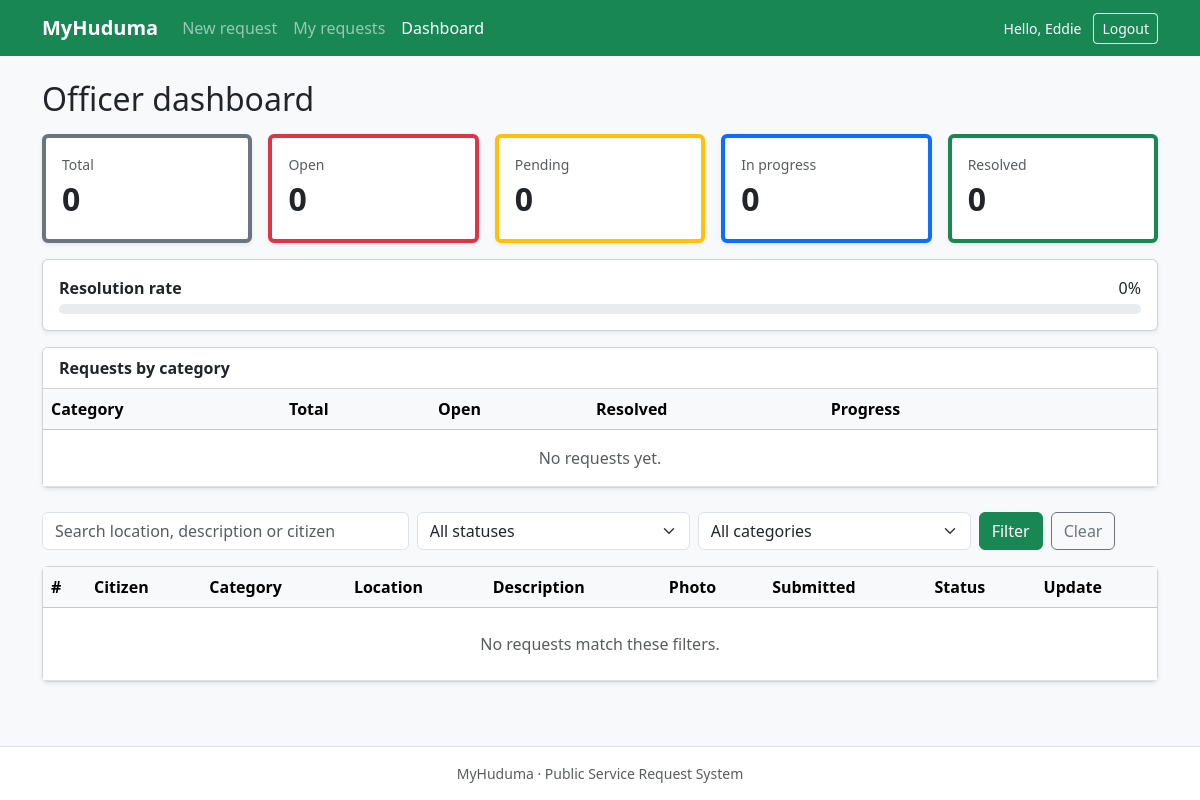
Before: /dashboard/ (signed in) with the older database file.
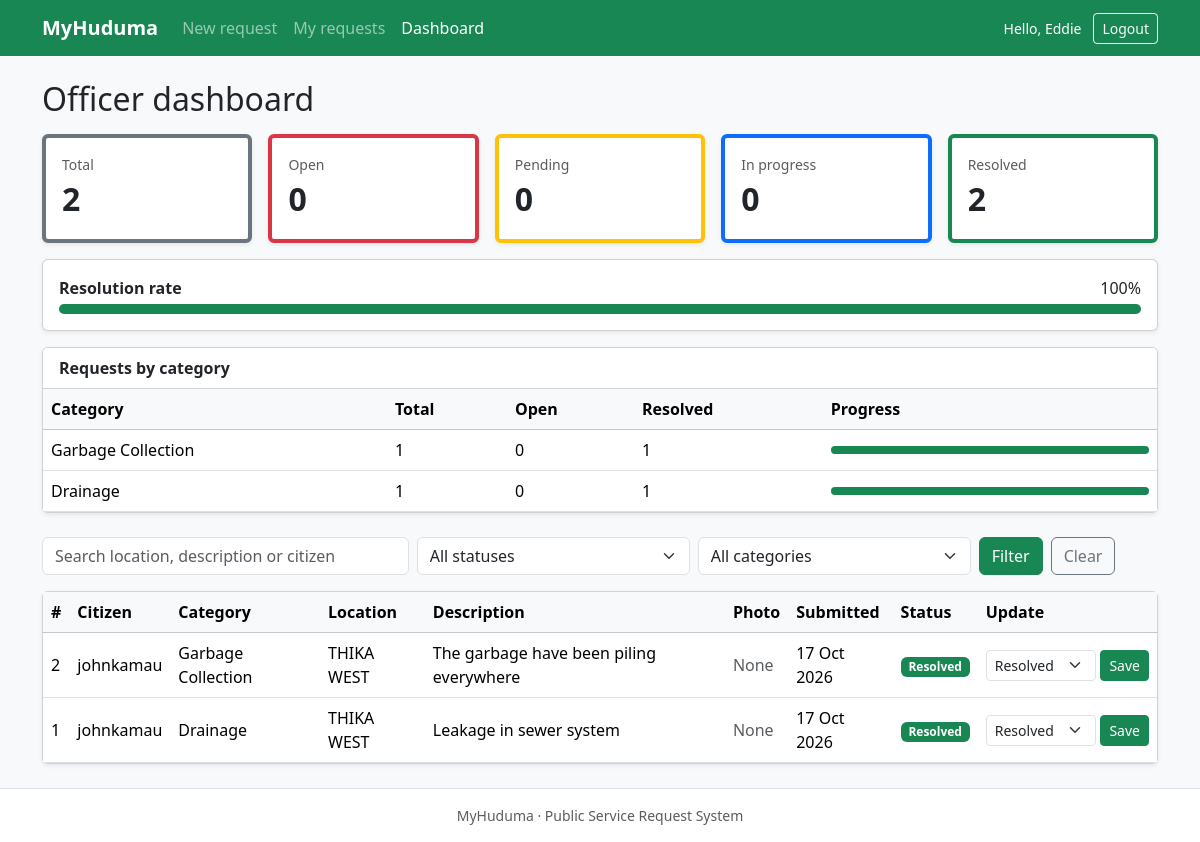
After: the same page with the newer database file.
### requests_app/models.py (models this page shows, shortened)
class Category(models.Model):
    name = models.CharField(max_length=100, unique=True)
    class Meta:
        verbose_name_plural = "categories"
        ordering = ["name"]

class ServiceRequest(models.Model):
    class Status(models.TextChoices):
        PENDING = "PENDING", "Pending"
        IN_PROGRESS = "IN_PROGRESS", "In Progress"
        RESOLVED = "RESOLVED", "Resolved"
    citizen = models.ForeignKey(
        settings.AUTH_USER_MODEL,
        on_delete=models.CASCADE,
        related_name="requests",
    )
    category = models.ForeignKey(
        Category,
        on_delete=models.PROTECT,
        related_name="requests",
    )
    location = models.CharField(max_length=200)
    description = models.TextField()
    image = models.ImageField(upload_to="request_images/", blank=True, null=True)
    status = models.CharField(
        max_length=20,
        choices=Status.choices,
        default=Status.PENDING,
    )
    created_at = models.DateTimeField(auto_now_add=True)
    updated_at = models.DateTimeField(auto_now=True)
    class Meta:
        ordering = ["-created_at"]
    @property
    def status_badge_class(self):
        return {
            self.Status.PENDING: "bg-warning text-dark",
            self.Status.IN_PROGRESS: "bg-primary",
            self.Status.RESOLVED: "bg-success",
        }.get(self.status, "bg-secondary")

### requests_app/views.py (the view)
# urls.py: path("dashboard/", views.dashboard, name="dashboard"),
@staff_required
def dashboard(request):
    service_requests = ServiceRequest.objects.select_related("category", "citizen")
    search_query = request.GET.get("q", "").strip()
    selected_status = request.GET.get("status", "")
    selected_category = request.GET.get("category", "")
    if search_query:
        service_requests = service_requests.filter(
            Q(location__icontains=search_query)
            | Q(description__icontains=search_query)
            | Q(citizen__username__icontains=search_query)
        )
    if selected_status in ServiceRequest.Status.values:
        service_requests = service_requests.filter(status=selected_status)
    if selected_category.isdigit():
        service_requests = service_requests.filter(category_id=selected_category)
    paginator = Paginator(service_requests, DASHBOARD_PAGE_SIZE)
    page_obj = paginator.get_page(request.GET.get("page"))
    params = request.GET.copy()
    params.pop("page", None)
    context = {
        "page_obj": page_obj,
        "query_string": params.urlencode(),
        "categories": Category.objects.all(),
        "status_choices": ServiceRequest.Status.choices,
        "search_query": search_query,
        "selected_status": selected_status,
        "selected_category": selected_category,
        "stats": get_request_stats(),
        "category_breakdown": get_category_breakdown(),
    }
    return render(request, "requests_app/dashboard.html", context)

### requests_app/analytics.py (called while the page is built)
def get_request_stats():
    stats = ServiceRequest.objects.aggregate(
        total=Count("id"),
        pending=Count("id", filter=Q(status=Status.PENDING)),
        in_progress=Count("id", filter=Q(status=Status.IN_PROGRESS)),
        resolved=Count("id", filter=Q(status=Status.RESOLVED)),
    )
    stats["open"] = stats["pending"] + stats["in_progress"]
    stats["resolution_rate"] = (
        round(stats["resolved"] / stats["total"] * 100) if stats["total"] else 0
    )
    return stats

def get_category_breakdown():
    return (
        Category.objects.annotate(
            total=Count("requests"),
            open_count=Count(
                "requests",
                filter=Q(requests__status__in=[Status.PENDING, Status.IN_PROGRESS]),
            ),
            resolved_count=Count(
                "requests",
                filter=Q(requests__status=Status.RESOLVED),
            ),
        )
        .filter(total__gt=0)
        .order_by("-total")
    )

### requests_app/templates/requests_app/dashboard.html (shortened to what this page needs)
{% extends "requests_app/base.html" %}
{% block content %}
<h2 class="mb-3">Officer dashboard</h2>
<div class="row g-3 mb-3">
  <div class="col-6 col-md">
    <div class="card shadow-sm h-100 border-start border-4 border-secondary">
      <div class="card-body">
        <div class="text-muted small">Total</div>
        <div class="fs-2 fw-bold">{{ stats.total }}</div>
      </div>
    </div>
  </div>
  <div class="col-6 col-md">
    <div class="card shadow-sm h-100 border-start border-4 border-danger">
      <div class="card-body">
        <div class="text-muted small">Open</div>
        <div class="fs-2 fw-bold">{{ stats.open }}</div>
      </div>
    </div>
  </div>
  <div class="col-6 col-md">
    <div class="card shadow-sm h-100 border-start border-4 border-warning">
      <div class="card-body">
        <div class="text-muted small">Pending</div>
        <div class="fs-2 fw-bold">{{ stats.pending }}</div>
      </div>
    </div>
  </div>
  <div class="col-6 col-md">
    <div class="card shadow-sm h-100 border-start border-4 border-primary">
      <div class="card-body">
        <div class="text-muted small">In progress</div>
        <div class="fs-2 fw-bold">{{ stats.in_progress }}</div>
      </div>
    </div>
  </div>
  <div class="col-6 col-md">
    <div class="card shadow-sm h-100 border-start border-4 border-success">
      <div class="card-body">
        <div class="text-muted small">Resolved</div>
        <div class="fs-2 fw-bold">{{ stats.resolved }}</div>
      </div>
    </div>
  </div>
</div>
<div class="card shadow-sm mb-3">
  <div class="card-body">
    <div class="d-flex justify-content-between mb-1">
      <span class="fw-semibold">Resolution rate</span>
      <span>{{ stats.resolution_rate }}%</span>
    </div>
    <div class="progress" style="height: 10px;">
      <div class="progress-bar bg-success" style="width: {{ stats.resolution_rate }}%"></div>
    </div>
  </div>
</div>
<div class="card shadow-sm mb-4">
  <div class="card-header bg-white fw-semibold">Requests by category</div>
  <div class="table-responsive">
    <table class="table align-middle mb-0">
      <thead class="table-light">
        <tr>
          <th>Category</th>
          <th>Total</th>
          <th>Open</th>
          <th>Resolved</th>
          <th style="width: 30%;">Progress</th>
        </tr>
      </thead>
      <tbody>
        {% for category in category_breakdown %}
        <tr>
          <td>{{ category.name }}</td>
          <td>{{ category.total }}</td>
          <td>{{ category.open_count }}</td>
          <td>{{ category.resolved_count }}</td>
          <td>
            <div class="progress" style="height: 8px;">
              <div class="progress-bar bg-success" style="width: {% widthratio category.resolved_count category.total 100 %}%"></div>
            </div>
          </td>
        </tr>
        {% empty %}
        <tr>
          <td colspan="5" class="text-center text-muted py-3">No requests yet.</td>
        </tr>
        {% endfor %}
      </tbody>
    </table>
  </div>
</div>
<form method="get" class="row g-2 mb-3">
  <div class="col-md-4">
    <input type="text" name="q" value="{{ search_query }}" class="form-control"
           placeholder="Search location, description or citizen">
  </div>
  <div class="col-md-3">
    <select name="status" class="form-select">
      <option value="">All statuses</option>
    </select>
  </div>
  <div class="col-md-3">
    <select name="category" class="form-select">
      <option value="">All categories</option>
    </select>
  </div>
  <div class="col-md-2 d-flex gap-2">
    <button type="submit" class="btn btn-success">Filter</button>
    <a href="{% url 'dashboard' %}" class="btn btn-outline-secondary">Clear</a>
  </div>
</form>
<div class="card shadow-sm">
  <div class="table-responsive">
    <table class="table table-hover align-middle mb-0">
      <thead class="table-light">
        <tr>
          <th>#</th>
          <th>Citizen</th>
          <th>Category</th>
          <th>Location</th>
          <th>Description</th>
          <th>Photo</th>
          <th>Submitted</th>
          <th>Status</th>
          <th>Update</th>
        </tr>
      </thead>
      <tbody>
                {% for item in page_obj %}
        <tr>
          <td>{{ item.id }}</td>
          <td>{{ item.citizen.username }}</td>
          <td>{{ item.category.name }}</td>
          <td>{{ item.location }}</td>
          <td>{{ item.description|truncatechars:50 }}</td>
          <td>
            {% if item.image %}
              <a href="{{ item.image.url }}" target="_blank">
                <img src="{{ item.image.url }}" alt="Request photo" style="height: 40px;" class="rounded">
              </a>
            {% else %}
              <span class="text-muted">None</span>
            {% endif %}
          </td>
          <td>{{ item.created_at|date:"d M Y" }}</td>
          <td><span class="badge {{ item.status_badge_class }}">{{ item.get_status_display }}</span></td>
          <td>
            <form method="post" action="{% url 'update_status' item.id %}" class="d-flex gap-1">
              <select name="status" class="form-select form-select-sm">
                {% for value, label in status_choices %}
                  <option value="{{ value }}" {% if value == item.status %}selected{% endif %}>{{ label }}</option>
                {% endfor %}
              </select>
              <button type="submit" class="btn btn-sm btn-success">Save</button>
            </form>
          </td>
        </tr>
        {% empty %}
        <tr>
          <td colspan="9" class="text-center text-muted py-4">No requests match these filters.</td>
        </tr>
        {% endfor %}
      </tbody>
    </table>
  </div>
</div>
{% endblock %}

### requests_app/templates/requests_app/base.html (shortened to what this page needs)
<!DOCTYPE html>
<html lang="en">
<head>
  <link href="https://cdn.jsdelivr.net/npm/bootstrap@5.3.3/dist/css/bootstrap.min.css" rel="stylesheet">
</head>
<body class="bg-light d-flex flex-column min-vh-100">
  <nav class="navbar navbar-expand-lg navbar-dark bg-success">
    <div class="container">
      <a class="navbar-brand fw-semibold" href="{% url 'home' %}">MyHuduma</a>
      <div class="collapse navbar-collapse" id="mainNav">
        <ul class="navbar-nav me-auto">
          {% if user.is_authenticated %}
            <li class="nav-item">
              <a class="nav-link {% if request.resolver_match.url_name == 'submit_request' %}active{% endif %}"
                 href="{% url 'submit_request' %}">New request</a>
            </li>
            <li class="nav-item">
              <a class="nav-link {% if request.resolver_match.url_name == 'my_requests' %}active{% endif %}"
                 href="{% url 'my_requests' %}">My requests</a>
            </li>
            {% if user.is_staff %}
            <li class="nav-item">
              <a class="nav-link {% if request.resolver_match.url_name == 'dashboard' %}active{% endif %}"
                 href="{% url 'dashboard' %}">Dashboard</a>
            </li>
            {% endif %}
          {% endif %}
        </ul>
        <div class="d-flex align-items-center gap-2">
          {% if user.is_authenticated %}
            <span class="text-white small me-1">Hello, {{ user.username }}</span>
            <form method="post" action="{% url 'logout' %}" class="m-0">
              <button type="submit" class="btn btn-outline-light btn-sm">Logout</button>
            </form>
          {% else %}
            <a class="btn btn-outline-light btn-sm" href="{% url 'login' %}">Login</a>
            <a class="btn btn-light btn-sm" href="{% url 'register' %}">Register</a>
          {% endif %}
        </div>
      </div>
    </div>
  </nav>
  <main class="container py-4 flex-grow-1">
    {% block content %}{% endblock %}
  </main>
  <footer class="border-top bg-white py-3">
    <div class="container text-center text-muted small">
      MyHuduma &middot; Public Service Request System
    </div>
  </footer>
</body>
</html>

Changed rows visible on the page:
added Category: name "Garbage Collection", total "1", open_count "0", resolved_count "1"
added Category: name "Drainage", total "1", open_count "0", resolved_count "1"
added ServiceRequest: id "2", citizen.username "johnkamau", category.name "Garbage Collection", location "THIKA WEST", description "The garbage have been piling everywhere", image "None", created_at "17 Oct 2026", status "Resolved"
added ServiceRequest: id "1", citizen.username "johnkamau", category.name "Drainage", location "THIKA WEST", description "Leakage in sewer system", image "None", created_at "17 Oct 2026", status "Resolved"
Other visible differences:
{{ stats.total }}: "0" → "2"
{{ stats.resolved }}: "0" → "2"
{{ stats.resolution_rate }}: "0" → "100"
text no longer shown: "No requests yet. No requests match these filters."
